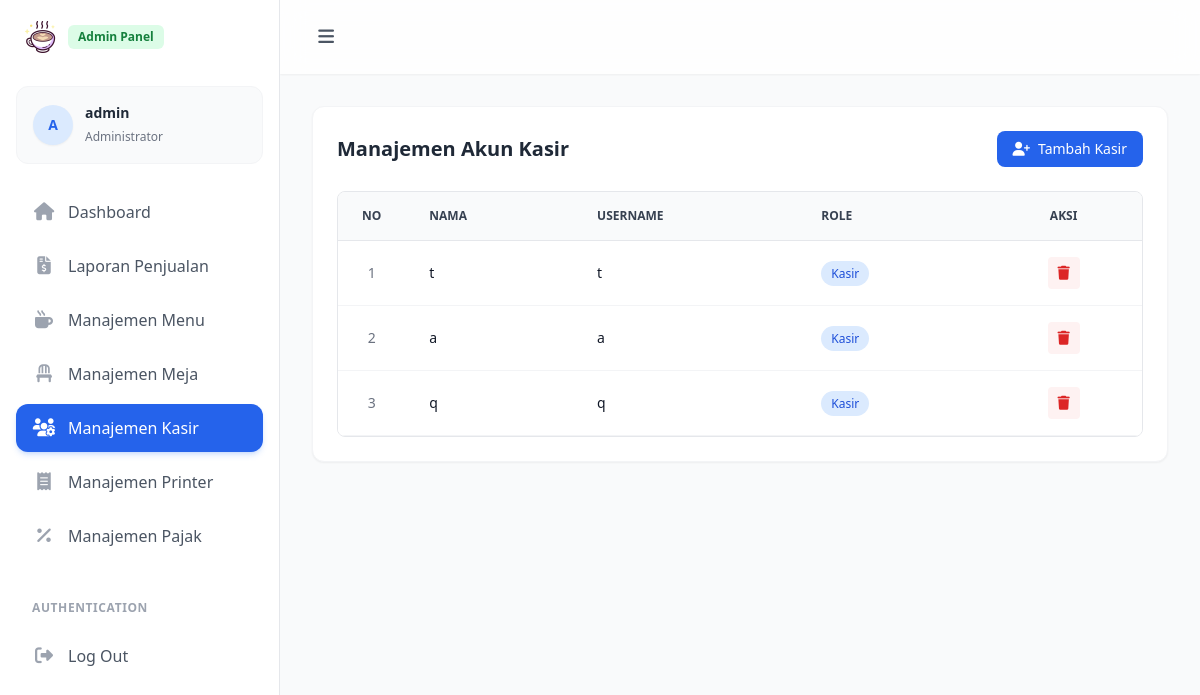
/admin/kasir/index.php (signed in), run on the app's committed database.
### tables this page shows
CREATE TABLE `user` (
  `id` int unsigned NOT NULL AUTO_INCREMENT,
  `name` varchar(50) NOT NULL,
  `username` varchar(50) NOT NULL,
  `password` varchar(50) NOT NULL,
  `role` tinyint unsigned NOT NULL COMMENT '1: Kasir, 2: Admin',
  `created_at` datetime DEFAULT CURRENT_TIMESTAMP,
  `updated_at` datetime DEFAULT NULL,
  PRIMARY KEY (`id`),
  UNIQUE KEY `username` (`username`)
);

### admin/kasir/index.php (the view, shortened to what this page needs)
<?php
require_once __DIR__ . '/../../config.php';
try {
    $stmt = $pdo->prepare("SELECT * FROM user WHERE username != 'admin' ORDER BY id DESC");
    $stmt->execute();
    $kasirs = $stmt->fetchAll();
} catch (PDOException $e) {
    $error_msg = "Gagal mengambil data: " . $e->getMessage();
}
?>
<?php
include '../layout/header.php';
include '../layout/sidebar.php';
?>
    <main class="relative min-h-screen pt-[74px] transition-all duration-300 lg:ml-[280px] pc-main">
      <div class="p-4 sm:p-6 lg:p-8">
          <div class="rounded-xl border border-gray-100 bg-white p-6 shadow-sm">
              <div class="mb-6 flex flex-col sm:flex-row items-start sm:items-center justify-between gap-4">
                <h3 class="text-xl font-bold text-gray-800">Manajemen Akun Kasir</h3>
                <button data-modal-target="authentication-modal" data-modal-toggle="authentication-modal" class="inline-flex items-center rounded-lg bg-blue-600 px-4 py-2 text-sm font-medium text-white transition-colors hover:bg-blue-700" type="button">
                    <i class="fa-solid fa-user-plus mr-2"></i>Tambah Kasir
                </button>
              </div>
              <div class="overflow-x-auto rounded-lg border border-gray-200">
                <table class="w-full text-left text-sm text-gray-500">
                  <thead class="bg-gray-50 text-xs uppercase text-gray-700 border-b border-gray-200">
                    <tr>
                      <th scope="col" class="w-16 px-6 py-4 text-center">No</th>
                      <th scope="col" class="px-6 py-4">Nama</th>
                      <th scope="col" class="px-6 py-4">Username</th>
                      <th scope="col" class="px-6 py-4">Role</th>
                      <th scope="col" class="px-6 py-4 text-center">Aksi</th>
                    </tr>
                  </thead>
                  <tbody>
                    <?php if (empty($kasirs)): ?>
                        <tr><td colspan="4" class="py-6 text-center text-gray-500">Data kasir belum tersedia.</td></tr>
                    <?php else: ?>
                        <?php $no = 1; foreach ($kasirs as $row): ?>
                        <tr class="border-b border-gray-100 bg-white transition-colors hover:bg-gray-50">
                          <td class="px-6 py-4 text-center"><?php echo $no++; ?></td>
                          <td class="px-6 py-4 font-medium text-gray-900"><?= htmlspecialchars($row['name'] ?? '-'); ?></td>
                          <td class="px-6 py-4 font-medium text-gray-900"><?= htmlspecialchars($row['username']); ?></td>
                          <td class="px-6 py-4">
                              <span class="rounded-full bg-blue-100 px-2.5 py-1 text-xs font-medium text-blue-700">Kasir</span>
                          </td>
                          <td class="px-6 py-4 text-center">
                            <div class="flex items-center justify-center gap-2">
                              <a href="hapus?id=<?php echo $row['id']; ?>" onclick="return confirm('Yakin ingin menghapus akun kasir ini?')" class="inline-flex h-8 w-8 items-center justify-center rounded bg-red-50 text-red-600 transition-colors hover:bg-red-100 hover:text-red-900">
                                  <i class="fa-solid fa-trash"></i>
                              </a>
                            </div>
                          </td>
                        </tr>
                        <?php endforeach; ?>
                    <?php endif; ?>
                  </tbody>
                </table>
              </div>
          </div>
      </div>
    </main>
<?php
include '../layout/footer.php';
?>

### data on the page
user: name "t", username "t"
user: name "a", username "a"
user: name "q", username "q"

### other printed values
$initials "A"
$_SESSION['name'] "admin"
